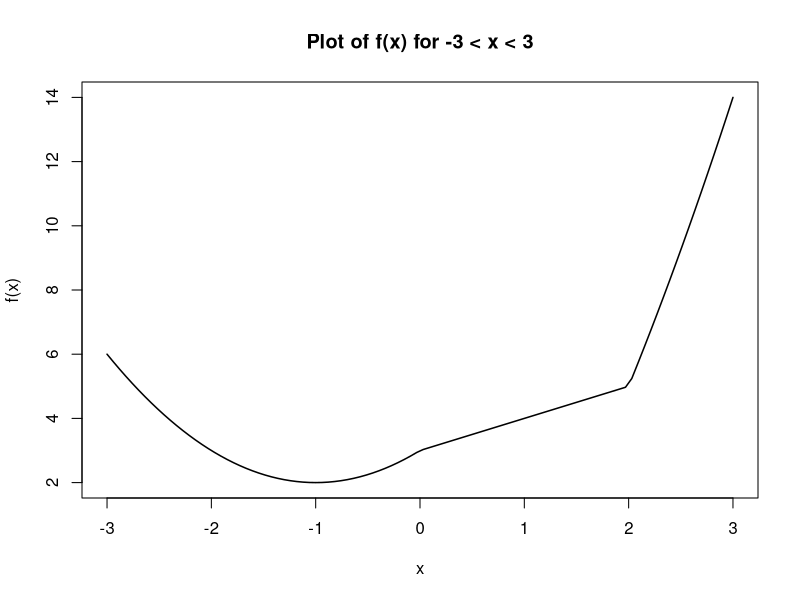
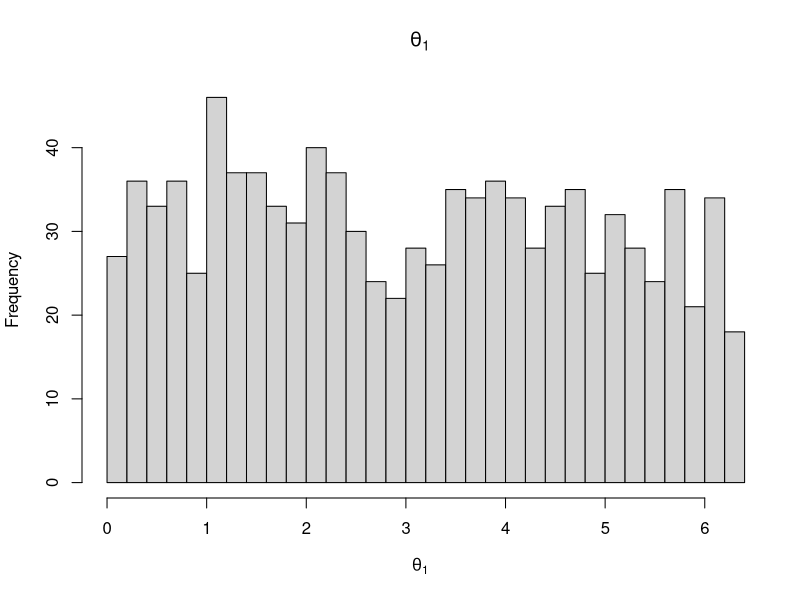
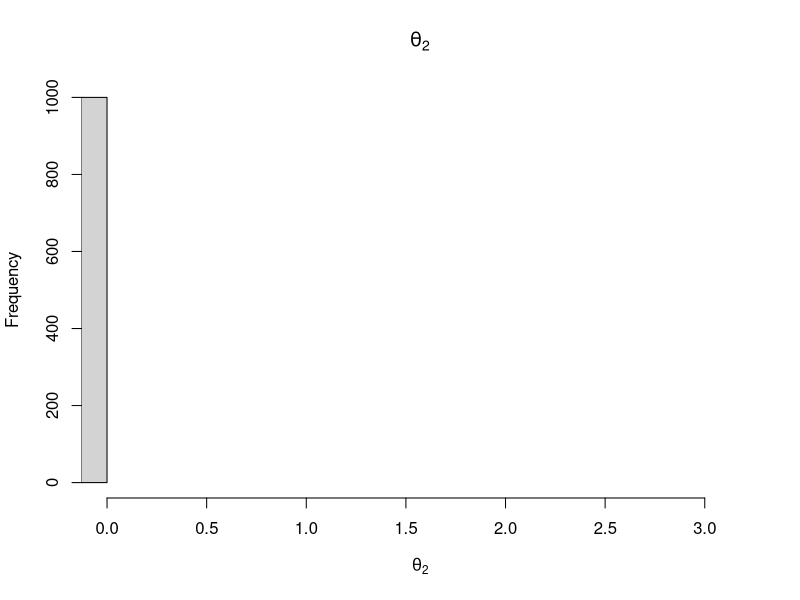
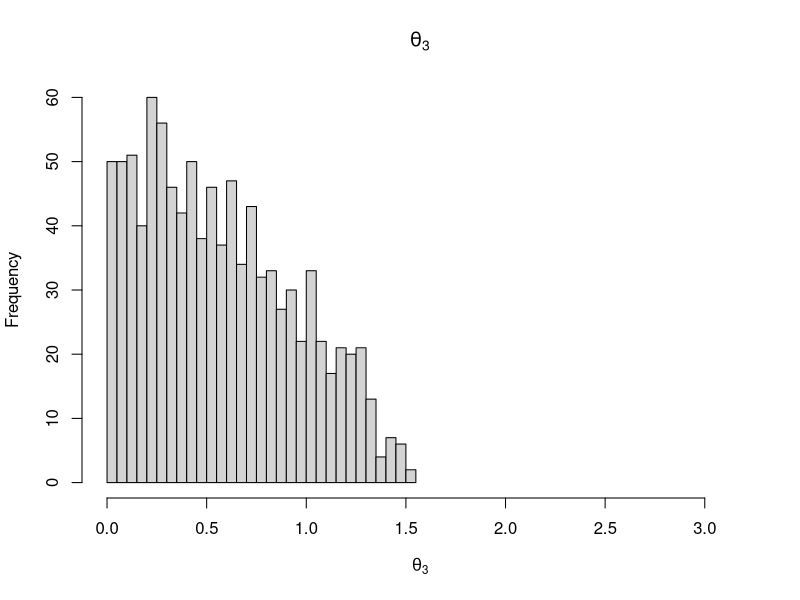
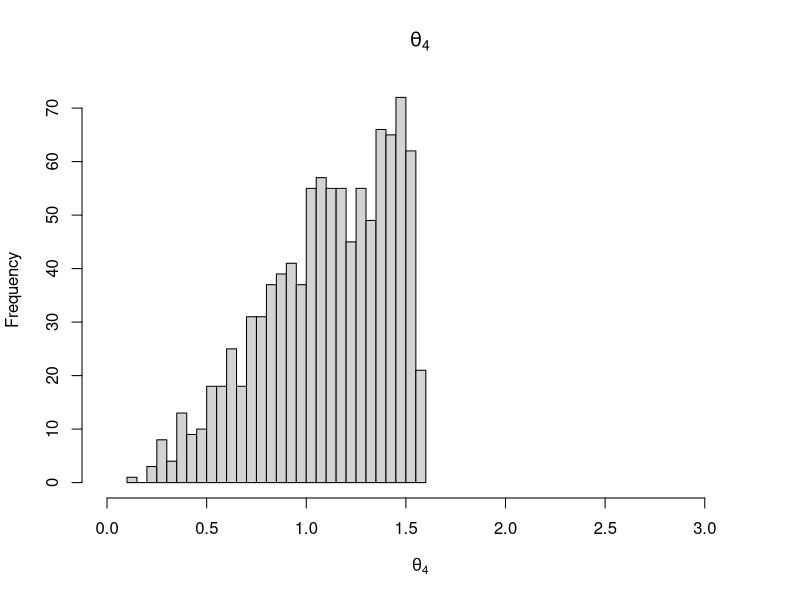

These figures' R source, in order:
## ---- chunk 1
create_matrix <- function(n, k) {
  mat <- matrix(0, n, n)
  
  diag(mat) <- k
  
  for (i in 1:(n-1)) {
    mat[i, i+1] <- 1
    mat[i+1, i] <- 1
  }
  
  return(mat)
}

matrix_result <- create_matrix(6, 5)
matrix_result
## ---- chunk 2
create_matrix <- function(n, k) {
  # Create an n x n matrix filled with zeros
  mat <- matrix(0, n, n)
  
  # Fill the diagonal with k
  diag(mat) <- k
  
  # Fill the diagonals above and below the main diagonal with 1
  mat[row(mat) == col(mat) + 1] <- 1
  mat[row(mat) == col(mat) - 1] <- 1
  
  return(mat)
}

# Call the function for n = 6 and k = 5
matrix_result <- create_matrix(6, 5)
matrix_result
## ---- chunk 3
tmpFn <- function(xVec) {
  result <- numeric(length(xVec))
  
  result[xVec < 0] <- xVec[xVec < 0]^2 + 2 * xVec[xVec < 0] + 3
  result[xVec >= 0 & xVec < 2] <- xVec[xVec >= 0 & xVec < 2] + 3
  result[xVec >= 2] <- xVec[xVec >= 2]^2 + 4 * xVec[xVec >= 2] - 7
  
  return(result)
}


xValues <- seq(-3, 3, length.out = 100)
yValues <- tmpFn(xValues)

plot(x = xValues, y = yValues, 
     type = "l",
     col = "black", 
     lwd = 1.5,
     xlab = "x", 
     ylab = "f(x)", 
     main = "Plot of f(x) for -3 < x < 3")
## ---- chunk 4
gcd <- function(m, n) {
  m <- abs(m)
  n <- abs(n)
  
  while (n != 0) {
    remainder <- m %% n
    m <- n
    n <- remainder
  }
  
  return(m)
}
## ---- chunk 5
gcd(4*7, 4*4*4*7)
gcd(47, 93)
## ---- chunk 6
order.matrix <- function(x) {
  sorted_indices <- order(x)
  
  row_indices <- (sorted_indices - 1) %% nrow(x) + 1
  col_indices <- (sorted_indices - 1) %/% nrow(x) + 1
  
  result <- cbind(row_indices, col_indices)
  return(result)
}

set.seed(37)  
test_matrix <- matrix(rchisq(4 * 3, df = 1), nrow = 4, ncol = 3)
dim(test_matrix)
test_matrix

indices <- order.matrix(test_matrix)
indices
dim(indices)
## ---- chunk 7
polaroid <- function(x) {
  R <- sqrt(sum(x^2))
  
  p <- length(x)
  theta <- numeric(p - 1)
  
  if (R > 0) {
    theta[1] <- atan2(x[2], x[1])
    if (theta[1] < 0) {
      theta[1] <- theta[1] + 2 * pi  
    }
    
    for (i in 2:(p - 1)) {
      numerator <- sqrt(sum(x[(i + 1):p]^2))
      denominator <- sqrt(sum(x[i:p]^2))
      theta[i] <- acos(numerator / denominator)
    }
  }
  
  return(c(R, theta))
}

x <- c(1, 2, 3)
polar_representation <- polaroid(x)
polar_representation
## ---- chunk 8
polaroid <- function(x) {
  R <- sqrt(sum(x^2))
  
  if (R == 0) return(c(R))
  
  theta1 <- atan2(x[2], x[1])
  if (theta1 < 0) {
    theta1 <- theta1 + 2 * pi  
  }
  
  p <- length(x)
  if (p > 2) {
    numerators <- sqrt(rev(cumsum(rev(x[-c(1, 2)]^2))))
    denominators <- sqrt(cumsum(rev(x[-1]^2)))
    theta_rest <- acos(numerators / denominators)
  } else {
    theta_rest <- numeric(0)  
  }
  
  return(c(R, theta1, theta_rest))
}

x <- c(1, 2, 3)
polar_representation <- polaroid(x)
print(polar_representation)
## ---- chunk 9
normalize <- function(x) {
  row_norms <- sqrt(rowSums(x^2))
  
  normalized_matrix <- x / row_norms
  
  normalized_matrix[is.nan(normalized_matrix)] <- 0
  
  return(normalized_matrix)
}
## ---- chunk 10
set.seed(37)  
test_matrix <- matrix(rnorm(12), nrow = 4, ncol = 3)
test_matrix
rowSums(test_matrix^2)

normalized_matrix <- normalize(test_matrix)
normalized_matrix
rowSums(normalized_matrix^2)
## ---- chunk 11
set.seed(37)  

y <- matrix(rnorm(1000 * 5), nrow = 1000, ncol = 5)

normalize <- function(x) {
  row_norms <- sqrt(rowSums(x^2))
  normalized_matrix <- sweep(x, 1, row_norms, FUN = "/")
  normalized_matrix[is.nan(normalized_matrix)] <- 0
  return(normalized_matrix)
}

z <- apply(X = y, 
           MARGIN = 2,
           FUN = function(col) normalize(matrix(col, ncol = 1))
           )

ks_tests <- apply(X = z, 
                  MARGIN = 2, 
                  FUN = function(column) ks.test(column, "punif", min = -1, max = 1)
                  )

ks_tests
## ---- chunk 12
set.seed(37) 

polaroid <- function(x) {
  # Calculate R
  R <- sqrt(sum(x^2))
  
  # If R is zero, return R with no angles (undefined case)
  if (R == 0) return(c(R))
  
  # Calculate the first angle theta1 using atan2
  theta1 <- atan2(x[2], x[1])
  if (theta1 < 0) theta1 <- theta1 + 2 * pi
  
  p <- length(x)
  
  # Calculate the remaining angles, only if p > 2
  if (p > 2) {
    numerators <- sqrt(rev(cumsum(rev(x[-c(1, 2)]^2))))
    denominators <- sqrt(cumsum(rev(x[-1]^2))[-1])
    
    # Ensure lengths match for division
    if (length(numerators) != length(denominators)) {
      stop("Numerators and denominators lengths do not match.")
    }
    
    # Calculate theta_rest and clamp values to be in [-1, 1]
    cos_values <- numerators / denominators
    cos_values <- pmin(pmax(cos_values, -1), 1)  # Clamp values to [-1, 1]
    theta_rest <- acos(cos_values)
  } else {
    theta_rest <- numeric(0)  # No additional angles if p <= 2
  }
  
  # Return the polar representation
  return(c(R, theta1, theta_rest))
}

# Test the function on a matrix y
set.seed(123)
y <- matrix(rnorm(1000 * 5), nrow = 1000, ncol = 5)
polar_representation <- t(apply(y, 1, polaroid))

# Extract R values and theta values
R_values <- polar_representation[, 1]
theta_values <- if (ncol(polar_representation) > 1) polar_representation[, -1] else NULL
## ---- chunk 13
R_squared <- R_values^2

chisq_test <- ks.test(R_squared, "pchisq", df = 5)
chisq_test
## ---- chunk 14
hist(theta_values[, 1], breaks = 30, main = expression(theta[1]), xlab = expression(theta[1]), xlim = c(0, 2 * pi))

hist(theta_values[, 2], breaks = 30, main = expression(theta[2]), xlab = expression(theta[2]), xlim = c(0, pi))
hist(theta_values[, 3], breaks = 30, main = expression(theta[3]), xlab = expression(theta[3]), xlim = c(0, pi))
hist(theta_values[, 4], breaks = 30, main = expression(theta[4]), xlab = expression(theta[4]), xlim = c(0, pi))
## ---- chunk 15
theta1_test <- ks.test(theta_values[, 1] / (2 * pi), "punif", min = 0, max = 1)

theta2_test <- ks.test(theta_values[, 2] / pi, "punif", min = 0, max = 1)
theta3_test <- ks.test(theta_values[, 3] / pi, "punif", min = 0, max = 1)
theta4_test <- ks.test(theta_values[, 4] / pi, "punif", min = 0, max = 1)

list(theta1_test = theta1_test, theta2_test = theta2_test,
     theta3_test = theta3_test, theta4_test = theta4_test)
